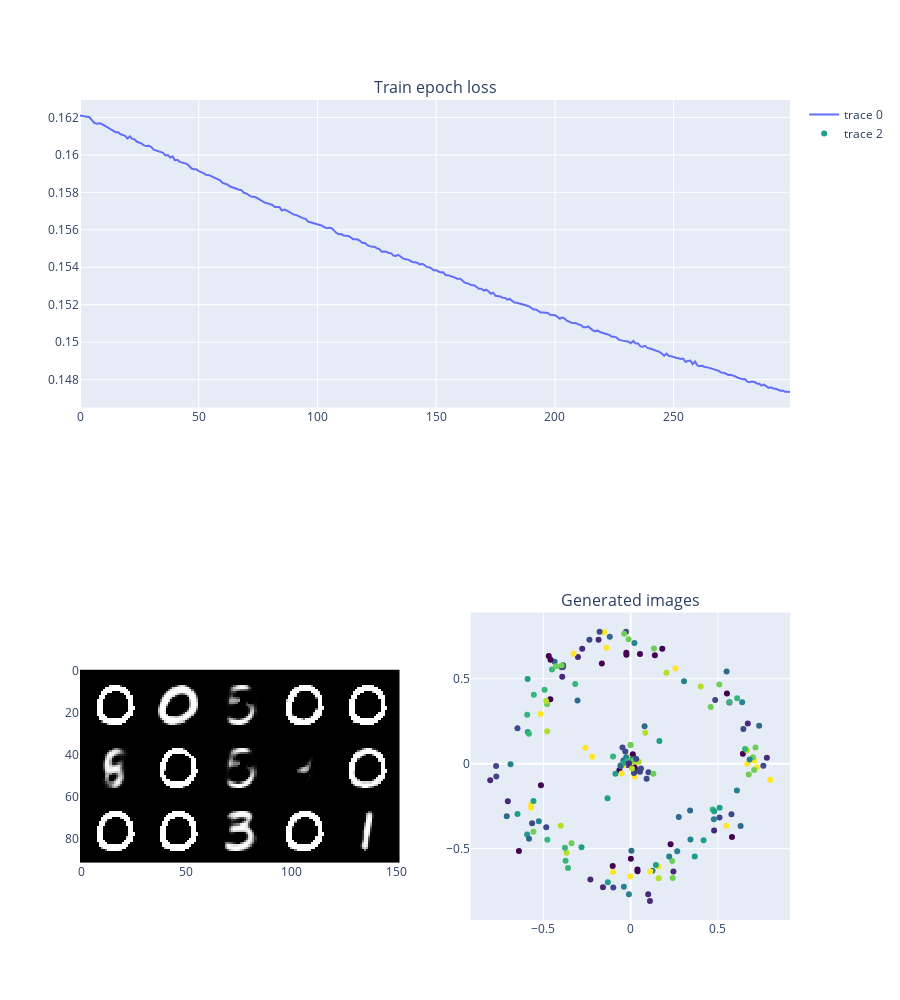

This figure's notebook cell:
### Code cell
from IPython.display import clear_output

num_epochs = 300
validate_every = 5

train_losses = {
    "epoch": [],
    "epoch_kl": [],
    "epoch_rec": [],
    "batch": [],
    "batch_kl": [],
    "batch_rec": []
}
test_losses = {
    "epoch": [],
    "batch": []
}

lambda_code_regularization = 0.1
optimizer = torch.optim.Adam(auto_decoder.parameters(), lr=1e-4)

for epoch_num in trange(num_epochs, desc="Epoch: "):

    # train loop
    train_losses["batch"] = []
    auto_decoder.train()

    for batch in tqdm(train_loader, desc="Train batch: ", leave=False):
        indices, x, _ = batch
        x = x.to(device)
        indices = indices.int().to(device)

        latent_emb = auto_decoder.latent_embeddings(indices)
        x_pred = auto_decoder(latent_emb)

        reconstruction_loss = F.l1_loss(x_pred.reshape(-1, 784), x.reshape(-1, 784), reduction='mean')
        emb_regularization = (
                torch.mean(torch.norm(latent_emb, dim=1))
                * lambda_code_regularization
        )

        loss = reconstruction_loss + emb_regularization
        loss.backward()

        optimizer.step()
        optimizer.zero_grad()

        train_losses["batch"].append(loss.cpu().item())

    train_losses["epoch"].append(torch.as_tensor(train_losses["batch"]).mean().cpu().item())

    clear_output(wait=True)
    visualize_losses(train_losses, auto_decoder).show()

### Figure 1 — Plotly figure (JSON) as saved in the notebook; plotly's stock layout.template omitted (floating-point values rounded to 4 significant figures; data arrays with more than 128 entries replaced by an {"elided": "..."} marker saying what was removed)
{"data": [{"x": {"elided": "300 int values"}, "y": {"elided": "300 float values"}, "type": "scatter", "xaxis": "x", "yaxis": "y"}, {"z": {"elided": "92x152x3 float values"}, "type": "image", "xaxis": "x2", "yaxis": "y2"}, {"marker": {"color": {"elided": "200 int values"}, "colorscale": [[0.0, "#440154"], [0.1111, "#482878"], [0.2222, "#3e4989"], [0.3333, "#31688e"], [0.4444, "#26828e"], [0.5556, "#1f9e89"], [0.6667, "#35b779"], [0.7778, "#6ece58"], [0.8889, "#b5de2b"], [1.0, "#fde725"]], "size": 6}, "mode": "markers", "x": {"elided": "200 float values"}, "y": {"elided": "200 float values"}, "type": "scatter", "xaxis": "x3", "yaxis": "y3"}], "layout": {"xaxis": {"anchor": "y", "domain": [0.0, 1.0]}, "yaxis": {"anchor": "x", "domain": [0.625, 1.0]}, "xaxis2": {"anchor": "y2", "domain": [0.0, 0.45]}, "yaxis2": {"anchor": "x2", "domain": [0.0, 0.375]}, "xaxis3": {"anchor": "y3", "domain": [0.55, 1.0]}, "yaxis3": {"anchor": "x3", "domain": [0.0, 0.375]}, "annotations": [{"font": {"size": 16}, "showarrow": false, "text": "Train epoch loss", "x": 0.5, "xanchor": "center", "xref": "paper", "y": 1.0, "yanchor": "bottom", "yref": "paper"}, {"font": {"size": 16}, "showarrow": false, "text": "Generated images", "x": 0.775, "xanchor": "center", "xref": "paper", "y": 0.375, "yanchor": "bottom", "yref": "paper"}], "height": 1000}}
